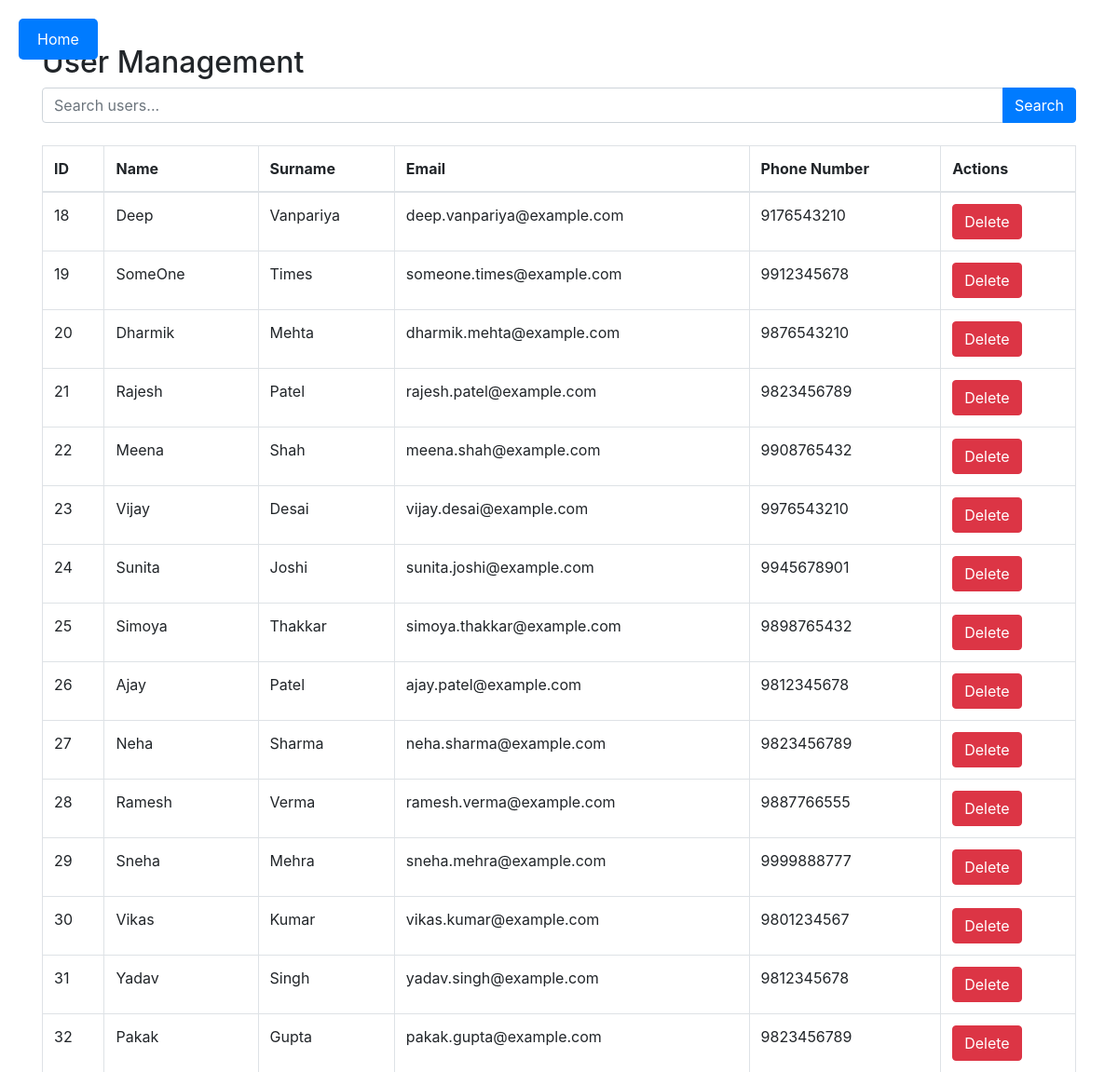
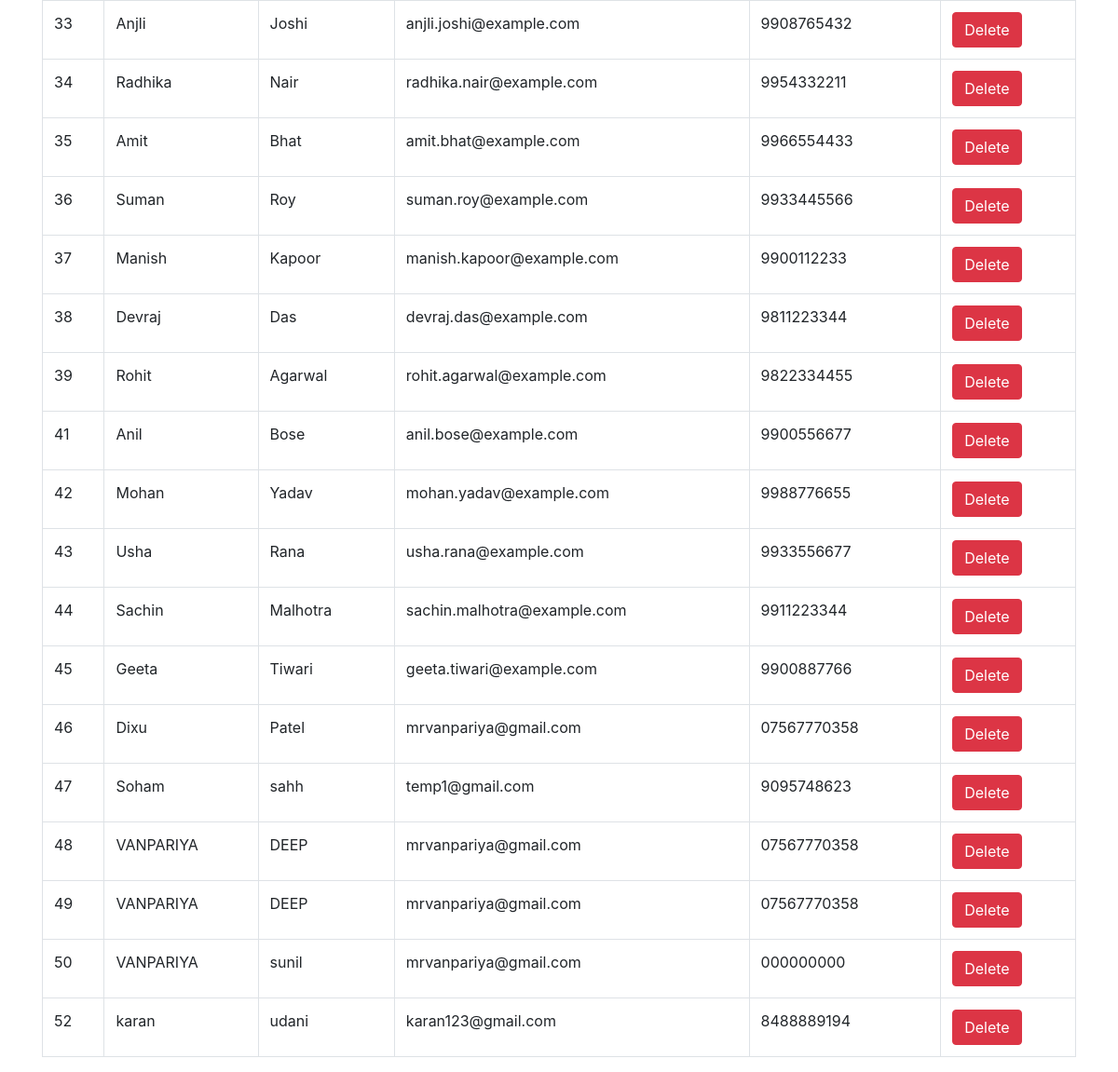
Screenshot of /admin_userlist.php (signed in) with the database file from the repository (2 pictures, top to bottom).
### tables this page shows
CREATE TABLE `userdata` (
  `id` int(11) NOT NULL,
  `name` varchar(255) NOT NULL,
  `surname` varchar(255) NOT NULL,
  `address` text NOT NULL,
  `classification` varchar(255) NOT NULL,
  `photo` varchar(255) NOT NULL,
  `created_at` timestamp NOT NULL DEFAULT current_timestamp(),
  `email` varchar(255) NOT NULL,
  `phone_number` varchar(20) NOT NULL
);

### admin_userlist.php (the view, shortened to what this page needs)
<?php
require_once "admin_headder.php";
$search = "";
$search_query = "";
$sql = "SELECT * FROM userdata $search_query";
$stmt = mysqli_prepare($con, $sql);
mysqli_stmt_execute($stmt);
$result = mysqli_stmt_get_result($stmt);
?>
<!DOCTYPE html>
<html lang="en">
<head>
    <link rel="stylesheet" href="https://maxcdn.bootstrapcdn.com/bootstrap/4.5.2/css/bootstrap.min.css">
</head>
<body>
<a href="admin_page.php" style="
        display: inline-block;
        position: absolute;
        top: 20px;
        left: 20px;
        padding: 10px 20px;
        background-color: #007bff;
        color: white;
        text-decoration: none;
        border-radius: 5px;
        font-size: 16px;
        transition: background-color 0.3s ease;
    " onmouseover="this.style.backgroundColor='#0056b3';" onmouseout="this.style.backgroundColor='#007bff';">
        Home
    </a>
    <div class="container mt-5">
        <h2>User Management</h2>
        <form method="get"  class="mb-4">
            <div class="input-group">
                <input type="text" name="search" class="form-control" placeholder="Search users..." value="<?php echo htmlspecialchars($search); ?>">
                <div class="input-group-append">
                    <button type="submit" class="btn btn-primary">Search</button>
                </div>
            </div>
        </form>
        <table class="table table-bordered">
            <thead>
                <tr>
                    <th>ID</th>
                    <th>Name</th>
                    <th>Surname</th>
                    <th>Email</th>
                    <th>Phone Number</th>
                    <th>Actions</th>
                </tr>
            </thead>
            <tbody>
                <?php if (mysqli_num_rows($result) > 0) : ?>
                    <?php while ($row = mysqli_fetch_assoc($result)) : ?>
                    <tr>
                        <td><?php echo htmlspecialchars($row['id']); ?></td>
                        <td><?php echo htmlspecialchars($row['name']); ?></td>
                        <td><?php echo htmlspecialchars($row['surname']); ?></td>
                        <td><?php echo htmlspecialchars($row['email']); ?></td>
                        <td><?php echo htmlspecialchars($row['phone_number']); ?></td>
                        <td>
                            <form method="post" action="">
                                <button type="submit" name="delete" class="btn btn-danger">Delete</button>
                            </form>
                        </td>
                    </tr>
                    <?php endwhile; ?>
                <?php else : ?>
                    <tr>
                        <td colspan="6" class="text-center">No user entries found.</td>
                    </tr>
                <?php endif; ?>
            </tbody>
        </table>
    </div>
</body>
</html>

### rows the page displays
userdata: id "18", name "Deep", surname "Vanpariya", email "deep.vanpariya@example.com", phone_number "9176543210"
userdata: id "19", name "SomeOne", surname "Times", email "someone.times@example.com", phone_number "9912345678"
userdata: id "20", name "Dharmik", surname "Mehta", email "dharmik.mehta@example.com", phone_number "9876543210"
userdata: id "21", name "Rajesh", surname "Patel", email "rajesh.patel@example.com", phone_number "9823456789"
userdata: id "22", name "Meena", surname "Shah", email "meena.shah@example.com", phone_number "9908765432"
userdata: id "23", name "Vijay", surname "Desai", email "vijay.desai@example.com", phone_number "9976543210"
userdata: id "24", name "Sunita", surname "Joshi", email "sunita.joshi@example.com", phone_number "9945678901"
userdata: id "25", name "Simoya", surname "Thakkar", email "simoya.thakkar@example.com", phone_number "9898765432"
userdata: id "26", name "Ajay", surname "Patel", email "ajay.patel@example.com", phone_number "9812345678"
userdata: id "27", name "Neha", surname "Sharma", email "neha.sharma@example.com", phone_number "9823456789"
userdata: id "28", name "Ramesh", surname "Verma", email "ramesh.verma@example.com", phone_number "9887766555"
userdata: id "29", name "Sneha", surname "Mehra", email "sneha.mehra@example.com", phone_number "9999888777"
userdata: id "30", name "Vikas", surname "Kumar", email "vikas.kumar@example.com", phone_number "9801234567"
userdata: id "31", name "Yadav", surname "Singh", email "yadav.singh@example.com", phone_number "9812345678"
userdata: id "32", name "Pakak", surname "Gupta", email "pakak.gupta@example.com", phone_number "9823456789"
userdata: id "33", name "Anjli", surname "Joshi", email "anjli.joshi@example.com", phone_number "9908765432"
userdata: id "34", name "Radhika", surname "Nair", email "radhika.nair@example.com", phone_number "9954332211"
userdata: id "35", name "Amit", surname "Bhat", email "amit.bhat@example.com", phone_number "9966554433"
userdata: id "36", name "Suman", surname "Roy", email "suman.roy@example.com", phone_number "9933445566"
userdata: id "37", name "Manish", surname "Kapoor", email "manish.kapoor@example.com", phone_number "9900112233"
userdata: id "38", name "Devraj", surname "Das", email "devraj.das@example.com", phone_number "9811223344"
userdata: id "39", name "Rohit", surname "Agarwal", email "rohit.agarwal@example.com", phone_number "9822334455"
userdata: id "41", name "Anil", surname "Bose", email "anil.bose@example.com", phone_number "9900556677"
userdata: id "42", name "Mohan", surname "Yadav", email "mohan.yadav@example.com", phone_number "9988776655"
userdata: id "43", name "Usha", surname "Rana", email "usha.rana@example.com", phone_number "9933556677"
userdata: id "44", name "Sachin", surname "Malhotra", email "sachin.malhotra@example.com", phone_number "9911223344"
userdata: id "45", name "Geeta", surname "Tiwari", email "geeta.tiwari@example.com", phone_number "9900887766"
userdata: id "46", name "Dixu", surname "Patel", email "mrvanpariya@gmail.com", phone_number "07567770358"
userdata: id "47", name "Soham", surname "sahh", email "temp1@gmail.com", phone_number "9095748623"
userdata: id "48", name "VANPARIYA", surname "DEEP", email "mrvanpariya@gmail.com", phone_number "07567770358"
userdata: id "49", name "VANPARIYA", surname "DEEP", email "mrvanpariya@gmail.com", phone_number "07567770358"
userdata: id "50", name "VANPARIYA", surname "sunil", email "mrvanpariya@gmail.com", phone_number "000000000"
userdata: id "52", name "karan", surname "udani", email "karan123@gmail.com", phone_number "8488889194"
